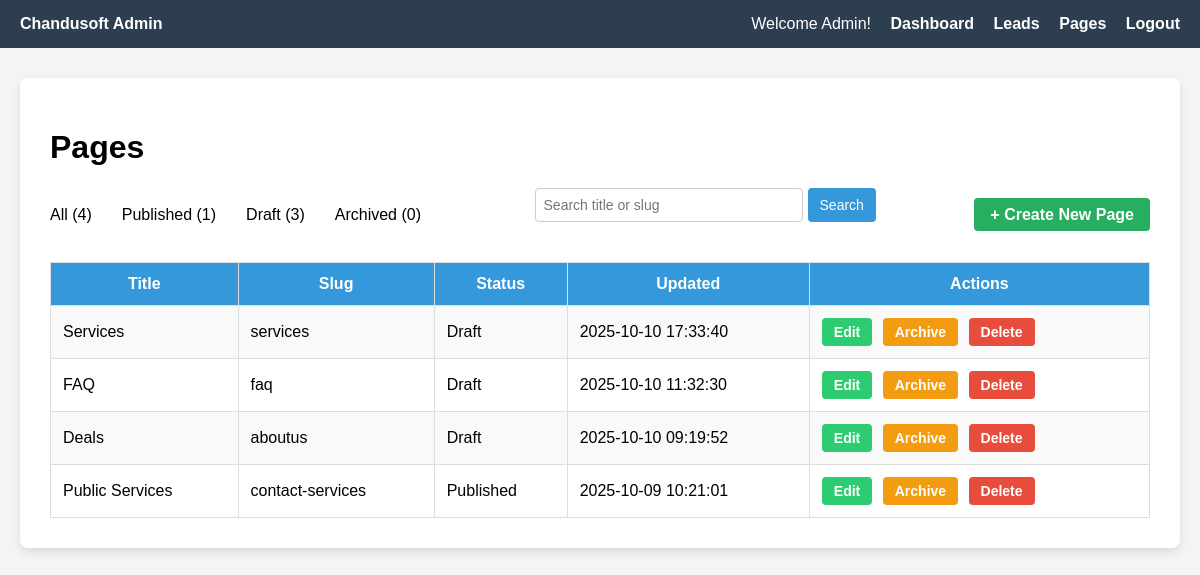
Page /admin/pages.php (signed in) on the earlier database version.
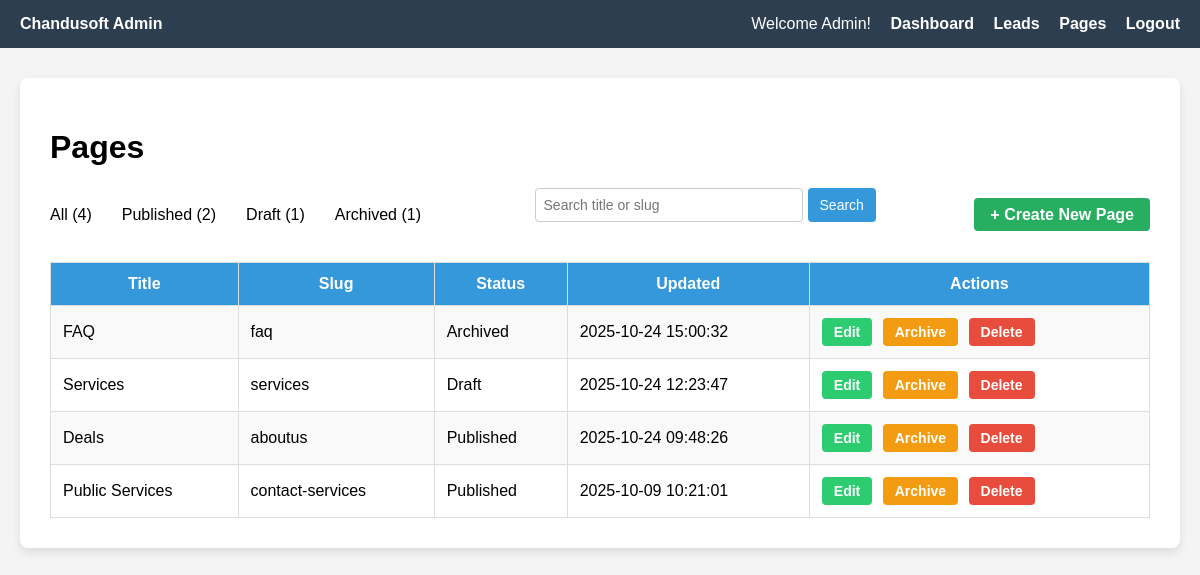
Same page on the later database version.
### tables this page shows
CREATE TABLE `pages` (
  `id` int NOT NULL AUTO_INCREMENT,
  `title` varchar(255) NOT NULL,
  `slug` varchar(255) NOT NULL,
  `status` enum('draft','published','archived') DEFAULT 'draft',
  `updated_at` datetime DEFAULT CURRENT_TIMESTAMP ON UPDATE CURRENT_TIMESTAMP,
  `content_html` text,
  PRIMARY KEY (`id`),
  UNIQUE KEY `slug` (`slug`)
);

### admin/pages.php (the view, shortened to what this page needs)
<?php
$user = $_SESSION['user'];
$role = htmlspecialchars(ucfirst($user['role'] ?? 'Editor'));
$conn = new mysqli('localhost', 'root', '', 'chandusoft');
$publishedCount = $conn->query("SELECT COUNT(*) as count FROM pages WHERE status = 'published'")->fetch_assoc()['count'];
$draftCount = $conn->query("SELECT COUNT(*) as count FROM pages WHERE status = 'draft'")->fetch_assoc()['count'];
$archivedCount = $conn->query("SELECT COUNT(*) as count FROM pages WHERE status = 'archived'")->fetch_assoc()['count'];
$allCount = $conn->query("SELECT COUNT(*) as count FROM pages")->fetch_assoc()['count'];
$search = $_GET['search'] ?? '';
$search = trim($search);
$whereClause = '';
if ($search !== '') {
    $stmt = $conn->prepare("SELECT * FROM pages $whereClause AND (title LIKE ? OR slug LIKE ?) ORDER BY updated_at DESC");
    $likeSearch = "%$search%";
    $stmt->bind_param("ss", $likeSearch, $likeSearch);
    $stmt->execute();
    $pages = $stmt->get_result();
    $stmt->close();
} else {
    $pages = $conn->query("SELECT * FROM pages $whereClause ORDER BY updated_at DESC");
}
?>
<!DOCTYPE html>
<html>
<head>
</head>
<body>
<div class="navbar">
    <div><strong>Chandusoft Admin</strong></div>
    <div class="links">
        Welcome <?= $role ?>!
        <a href="../app/dashboard.php">Dashboard</a>
        <a href="../admin/admin-leads.php">Leads</a>
        <a href="../admin/pages.php">Pages</a>
        <a href="../admin/logout.php">Logout</a>
    </div>
</div>
<div class="container">
    <h1>Pages</h1>
    <div class="top-bar" style="display:flex; justify-content: space-between; align-items: center; margin-bottom: 20px;">
        <div class="filters" style="gap: 15px; display: flex;">
            <a href="pages.php">All (<?= $allCount ?>)</a>
            <a href="pages.php?status=published">Published (<?= $publishedCount ?>)</a>
            <a href="pages.php?status=draft">Draft (<?= $draftCount ?>)</a>
            <a href="pages.php?status=archived">Archived (<?= $archivedCount ?>)</a>
        </div>
        <form method="get" class="search-form" style="display:flex; gap: 5px;">
            <input type="text" name="search" placeholder="Search title or slug" value="<?= htmlspecialchars($search) ?>">
            <input type="submit" value="Search">
        </form>
        <div>
            <a class="create-btn" href="create.php">
                + Create New Page
            </a>
        </div>
    </div>
    <table>
        <tr>
            <th>Title</th>
            <th>Slug</th>
            <th>Status</th>
            <th>Updated</th>
            <th>Actions</th>
        </tr>
        <?php while ($page = $pages->fetch_assoc()): ?>
<tr>
    <td><?= htmlspecialchars($page['title']) ?></td>
    <td><?= htmlspecialchars($page['slug']) ?></td>
    <td><?= ucfirst($page['status']) ?></td>
    <td><?= htmlspecialchars($page['updated_at']) ?></td>
    <td class="actions">
        <a href="edit.php?id=<?= $page['id'] ?>" class="btn btn-edit">Edit</a>
        <?php if (strtolower($role) === 'admin'): ?>
            <a href="archive.php?id=<?= $page['id'] ?>" class="btn btn-archive">Archive</a>
            <a href="delete.php?id=<?= $page['id'] ?>" class="btn btn-delete" onclick="return confirm('Are you sure you want to delete this page?')">Delete</a>
        <?php endif; ?>
    </td>
</tr>
<?php endwhile; ?>

Differences in the rows shown:
changed pages "FAQ": status "Draft" → "Archived"; updated_at "2025-10-10 11:32:30" → "2025-10-24 15:00:32"; moves up the list
changed pages "Services": updated_at "2025-10-10 17:33:40" → "2025-10-24 12:23:47"
changed pages "Deals": status "Draft" → "Published"; updated_at "2025-10-10 09:19:52" → "2025-10-24 09:48:26"
Other differences:
$publishedCount: "1" → "2"
$draftCount: "3" → "1"
$archivedCount: "0" → "1"
